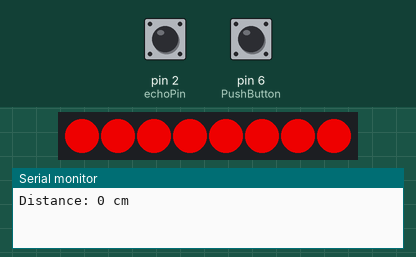
The sketch below on a simulated Arduino Uno, built with avr-gcc and run on an emulated ATmega328P. On the bench: 8 RGB LEDs in strip order, left to right, the last lines printed to the serial monitor. The test bench sets the inputs (shaded band); at power-on: pin 2 (echoPin) LOW, pin 6 (PushButton) HIGH.

Above: at 1.6 s.
1.7 s: pin 2 (echoPin) pulsed HIGH 2 times (0.12 s each, 0.3 s apart)
At 1.98 s:
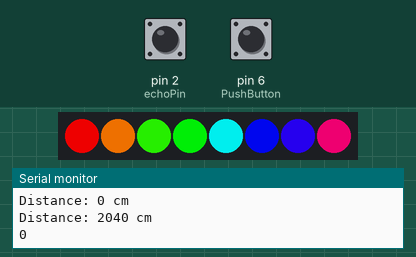
At 2.59 s:
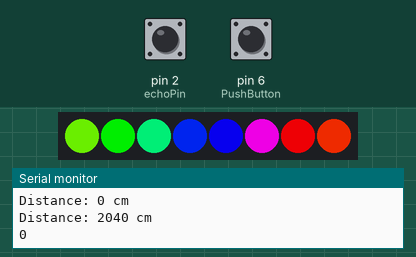
Timing chart, 0 to 16.2 s (numbered marks = the images above; inputs shaded):
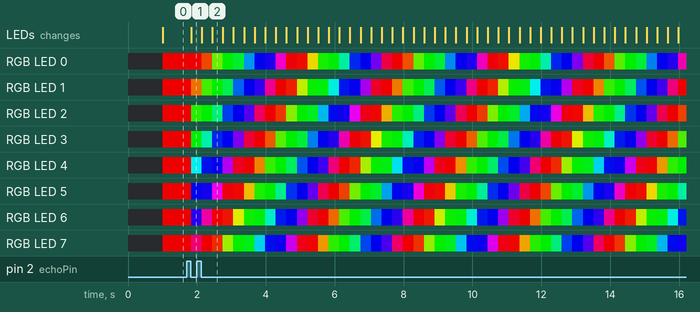

The sketch:

Project_DistanceSensor.ino
```cpp
//**Project Distance**//
//**Objectives:**//
//**1.Use Ultrasonic Sensor to Detect Distance**//
//**2.If Obstacle is within 60mm,Turn NeoPixel Strip Red**//
//**3.If Obstacle is more than 60mm, Activate Rainbow. Upon Button Press Change to individual color**//

//**Include Adafruit NeoPixel Library**//
#include <Adafruit_NeoPixel.h>

//**Define Trig and Echo Pins**//
#define echoPin 2
#define trigPin 4
#define PushButton 6

//**Define Led Pin and Number of NeoPixels**//
#define LED_PIN     7
#define LED_COUNT  8

//**Define Variables for distance and duration for Ultrasonic**//
long duration;
int distance;

//**Define Button State**//
int ButtonState;

//**Declare our NeoPixel strip object**//
Adafruit_NeoPixel strip(LED_COUNT, LED_PIN, NEO_GRB + NEO_KHZ800);

void setup() {
//**Initialize Serial Monitor at a baud rate of 9600**//
  Serial.begin(9600);
//**Initialize NeoPixel strip object**//
  strip.begin();
//**Turn OFF All Pixels**//
  strip.show();
//**Set Brightness to 50 due to Low Current**//
  strip.setBrightness(200);
//**Declare Push Button as Input**//
  pinMode(PushButton,INPUT_PULLUP);
}

void loop() {
//**Call CheckPath to get Ultrasonic Sensor Reading**//
  CheckPath();
}

void CheckPath() {
  //**Clears the trigPin condition**//
  digitalWrite(trigPin, LOW);
  delayMicroseconds(2);
  //**Sets the trigPin HIGH (ACTIVE) for 10 microseconds**//
  digitalWrite(trigPin, HIGH);
  delayMicroseconds(10);
  digitalWrite(trigPin, LOW);
  //**Reads the echoPin, returns the sound wave travel time in microseconds**//
  duration = pulseIn(echoPin, HIGH);
  //**Calculating the distance**//
  //**Speed of sound wave divided by 2(back&forth)**//
  distance = duration * 0.034 / 2;
  //**Displays the distance on the Serial Monitor**//
  Serial.print("Distance: ");
  Serial.print(distance);
  Serial.println(" cm");
  //**If Distance is Less than equal to 2 turn neopixel red**//
    if (distance <= 6) {
      RedWarning();
    }
    if (distance > 6){
      RainbowEffect();
    }
}

void RedWarning(){
//**Set ButtonState to 0**//
  ButtonState = 0;
//**RGB(255,0,0) is RED**//
  colorWipe(strip.Color(255,   0,   0), 0);
}

void RainbowEffect(){
//**Check For Button Pushes and Set Appropriate Color according to ButtonState**//
//**Break out of the loop if button is Pressed**//
  Serial.print(ButtonState);
  if(digitalRead(PushButton)==LOW && ButtonState==3){
    //RainbowEffect();
    ButtonState = 0;
    delay(500);
  }
  if(digitalRead(PushButton)==LOW && ButtonState==2){
    ShowYellow();
    delay(2000);
    ButtonState = ButtonState + 1;
  }
  if(digitalRead(PushButton)==LOW && ButtonState==1){
    ShowGreen();
    delay(2000);
    ButtonState = ButtonState + 1;
  }
  if(digitalRead(PushButton)==LOW && ButtonState==0){
    ShowBlue();
    delay(2000);
    ButtonState = ButtonState + 1;
  }
  if(ButtonState == 0){
    for(long firstPixelHue = 0; firstPixelHue < 5*65536; firstPixelHue += 256) {
      for(int i=0; i<strip.numPixels(); i++) {
        int pixelHue = firstPixelHue + (i * 65536L / strip.numPixels());
        strip.setPixelColor(i, strip.gamma32(strip.ColorHSV(pixelHue)));
      }
      strip.show();
      delay(1);
    }
  }
}


void colorWipe(uint32_t color, int wait) {
//**Set Color of Each Pixel with assigned delay**//
  for(int i=0; i<strip.numPixels(); i++) {
    strip.setPixelColor(i, color);
    strip.show();
    delay(wait);
  }
}

void ShowGreen(){
  //**RGB(0,255,0) is Green**//
  colorWipe(strip.Color(0,   255,   0), 0);
}

void ShowBlue(){
  //**RGB(0,0,255) is Blue**//
  colorWipe(strip.Color(0,   0,   255), 0);
}

void ShowYellow(){
  //**RGB(255,255,0) is Yellow**//
  colorWipe(strip.Color(255,   255,   0), 0);
}
```
